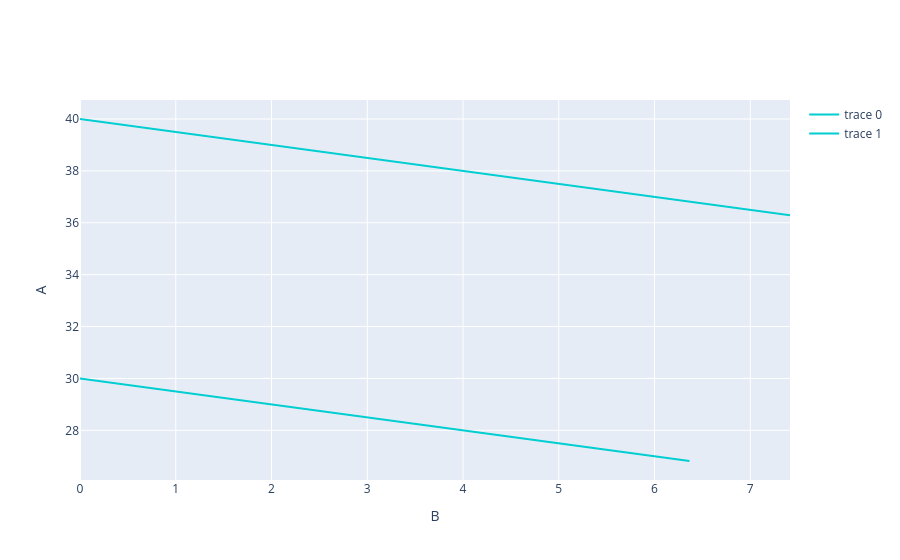

The cell this chart's notebook holds for it:
### Markdown cell above
### Same linearity as before, but with different starting and ending points

### Code cell
PlotlyHelper.combine_plots(fig_list=[plot_1, plot_2])

### Figure 1 — Plotly figure (JSON) as saved in the notebook; plotly's stock layout.template omitted (floating-point values rounded to 4 significant figures)
{"data": [{"hovertemplate": "None<br>B=%{x}<br>A=%{y}<extra></extra>", "legendgroup": "", "line": {"color": "darkturquoise", "dash": "solid", "shape": "linear"}, "marker": {"symbol": "circle"}, "mode": "lines", "orientation": "v", "showlegend": true, "type": "scatter", "x": [0, 0.48, 1.193, 1.747, 2.281, 2.79, 3.272, 3.721, 4.346, 4.891, 5.591, 6.386, 7.087, 7.412, 7.358, 7.415], "xaxis": "x", "y": [40, 39.76, 39.4, 39.13, 38.86, 38.6, 38.36, 38.14, 37.83, 37.55, 37.2, 36.81, 36.46, 36.29, 36.32, 36.29], "yaxis": "y"}, {"hovertemplate": "None<br>B=%{x}<br>A=%{y}<extra></extra>", "legendgroup": "", "line": {"color": "darkturquoise", "dash": "solid", "shape": "linear"}, "marker": {"symbol": "circle"}, "mode": "lines", "orientation": "v", "showlegend": true, "type": "scatter", "x": [0, 0.36, 0.8952, 1.313, 1.719, 2.11, 2.484, 2.839, 3.34, 3.792, 4.392, 4.876, 5.445, 5.993, 6.328, 6.351, 6.335, 6.365], "xaxis": "x", "y": [30, 29.82, 29.55, 29.34, 29.14, 28.94, 28.76, 28.58, 28.33, 28.1, 27.8, 27.56, 27.28, 27.0, 26.84, 26.82, 26.83, 26.82], "yaxis": "y"}], "layout": {"autosize": true, "xaxis": {"autorange": true, "range": [0, 7.415], "title": {"text": "B"}, "type": "linear"}, "yaxis": {"autorange": true, "range": [26.09, 40.73], "title": {"text": "A"}, "type": "linear"}}}
